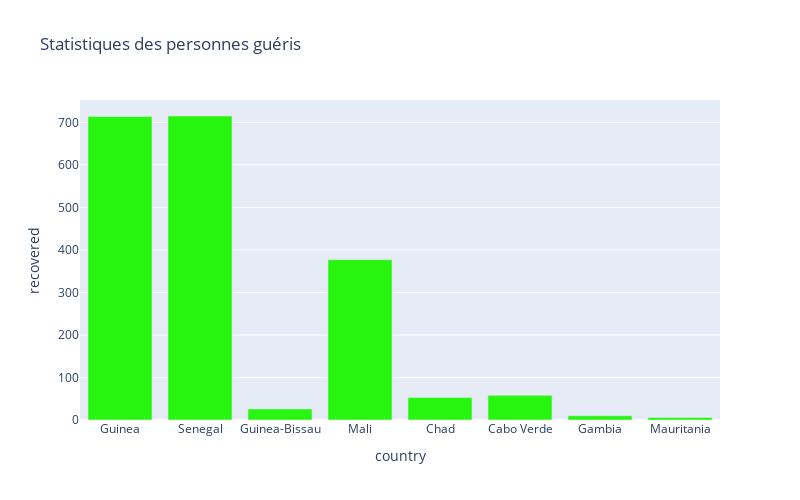

Notebook code cell kept with this figure:
### Code cell
px.bar(
    sorted_country_df.head(8),
    x = "country",
    y = "recovered",
    title= "Statistiques des personnes guéris", # the axis names
    color_discrete_sequence=["#28F510"], 
    height=500,
    width=800
)

### Figure 1 — Plotly figure (JSON) as saved in the notebook; plotly's stock layout.template omitted (floating-point values rounded to 4 significant figures)
{"data": [{"alignmentgroup": "True", "hovertemplate": "country=%{x}<br>recovered=%{y}<extra></extra>", "legendgroup": "", "marker": {"color": "#28F510"}, "name": "", "offsetgroup": "", "orientation": "v", "showlegend": false, "textposition": "auto", "type": "bar", "x": ["Guinea", "Senegal", "Guinea-Bissau", "Mali", "Chad", "Cabo Verde", "Gambia", "Mauritania"], "xaxis": "x", "y": [714, 715, 26, 377, 53, 58, 10, 6], "yaxis": "y"}], "layout": {"barmode": "relative", "height": 500, "legend": {"tracegroupgap": 0}, "title": {"text": "Statistiques des personnes guéris"}, "width": 800, "xaxis": {"anchor": "y", "domain": [0, 1], "title": {"text": "country"}}, "yaxis": {"anchor": "x", "domain": [0, 1], "title": {"text": "recovered"}}}}
